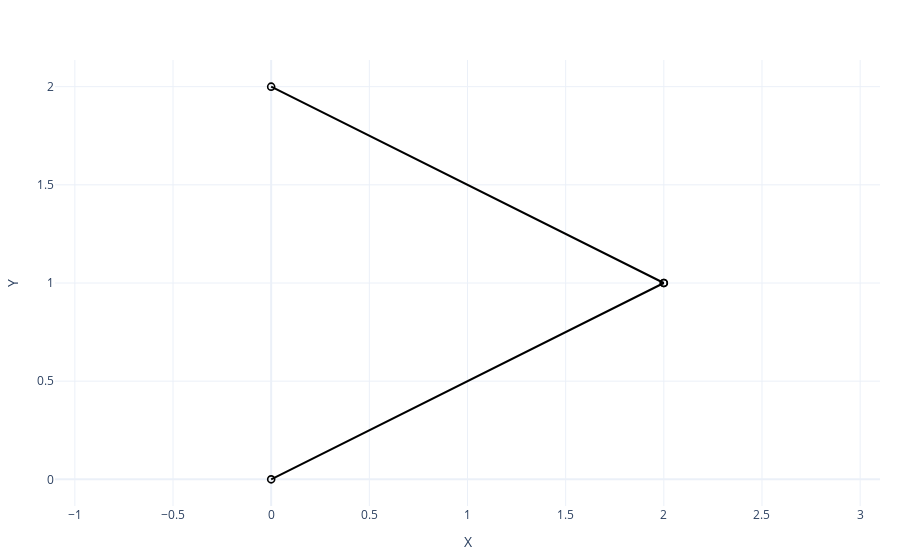

The cell this chart's notebook holds for it:
### Code cell
E = 1
A = 1
I = 1
rho = 1
P = 1
L = 1

Ex = np.array([[0, 2 * L],
               [2 * L, 0]])

Ey = np.array([
    [0, L],
    [L, 2 * L]
])

fig = draw_discrete_elements(Ex, Ey)
fig.show()

num_dofs = 8
K = np.zeros((num_dofs, num_dofs))
f = np.zeros((num_dofs))

el = 1
Ke1 = beam2e(Ex[el-1,:], Ey[el-1, :], E, A, I)
dofs = [1,2,3,4,5,6]
K = assem(K, Ke1, dofs)

el = 2
Ke2 = bar2e(Ex[el-1,:], Ey[el-1, :], E, A)
dofs = [4,5,7,8]
K = assem(K, Ke2, dofs)


# displayvar('K', K)

f[5-1] = - P

bc_dofs = [1,2,3,4,7,8]
bc_vals = np.zeros_like(bc_dofs)

a, r = solve_eq(K, f, bc_dofs, bc_vals)
displayvar("a", a, accuracy=4)

### Figure 1 — Plotly figure (JSON) as saved in the notebook; plotly's stock layout.template omitted (floating-point values rounded to 4 significant figures)
{"data": [{"hoverinfo": "skip", "line": {"color": "black", "dash": "solid", "width": 2}, "mode": "lines", "name": "elements", "type": "scatter", "x": [0, 2, 0, null, 2, 0, 2, null], "y": [0, 1, 0, null, 1, 2, 1, null]}, {"hovertemplate": "x=%{x:.3f}<br>y=%{y:.3f}<extra></extra>", "marker": {"color": "rgba(0,0,0,0)", "line": {"color": "black", "width": 1.6}, "size": 7, "symbol": "circle"}, "mode": "markers", "name": "nodes", "type": "scatter", "x": [0.0, 2.0, 2.0, 0.0], "y": [0.0, 1.0, 1.0, 2.0]}], "layout": {"margin": {"b": 40, "l": 40, "r": 20, "t": 60}, "showlegend": false, "title": {"text": ""}, "xaxis": {"title": {"text": "X"}}, "yaxis": {"scaleanchor": "x", "scaleratio": 1, "title": {"text": "Y"}}}}
